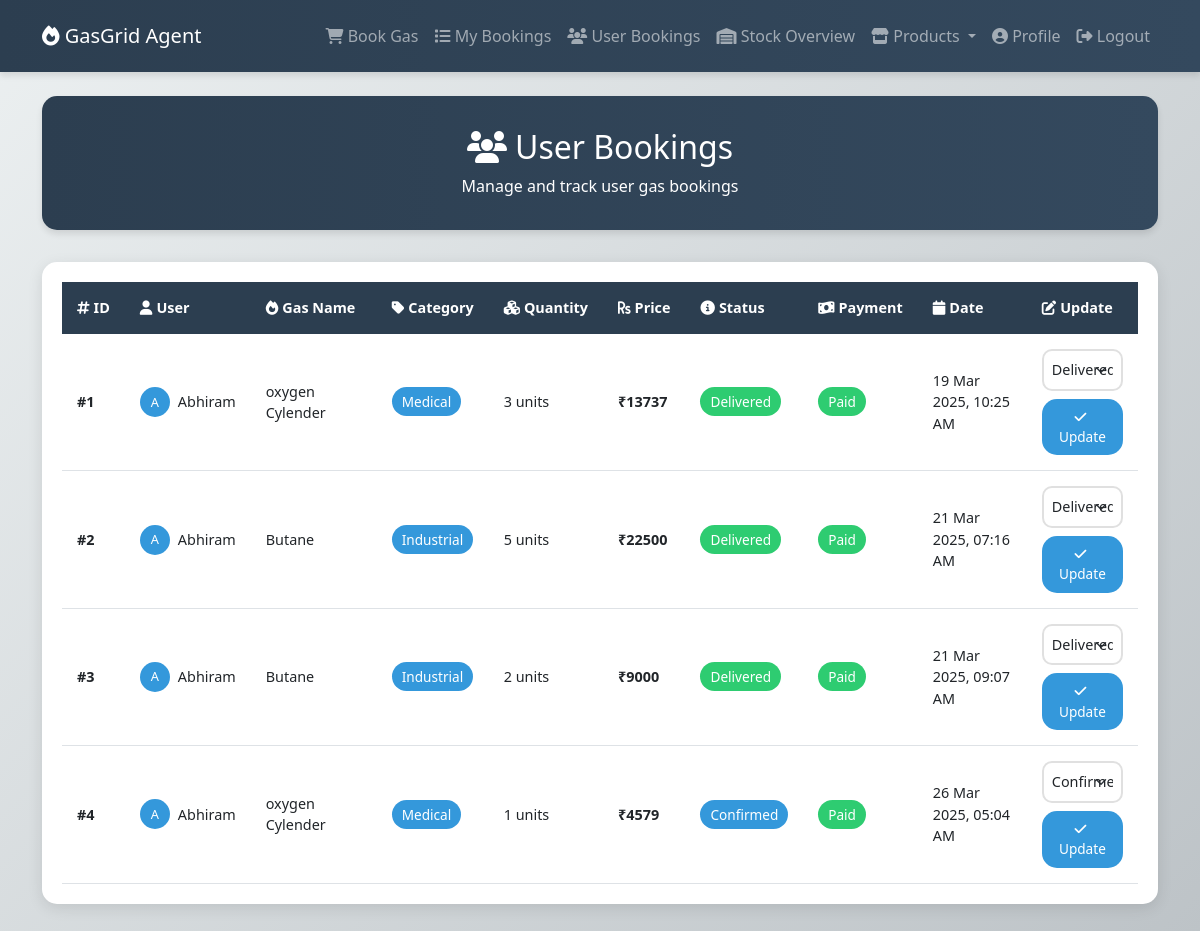
/Agent/agent/bookings/ (signed in), run on the app's committed database.
### User/models.py (models this page shows)
class UserBookGas(models.Model):
    PAYMENT_STATUS_CHOICES = [
        ('Pending', 'Pending'),
        ('Paid', 'Paid'),
        ('Failed', 'Failed'),
    ]
    BOOKING_STATUS_CHOICES = [
        ('Pending', 'Pending'),
        ('Confirmed', 'Confirmed'),
        ('Cancelled', 'Cancelled'),
        ( 'Delivered','Delivered'),
    ]
    user = models.ForeignKey(User, on_delete=models.CASCADE)  # Link to User model
    agent = models.ForeignKey(Agent, on_delete=models.CASCADE)
    gas_product = models.ForeignKey(Gas, on_delete=models.CASCADE)
    quantity = models.PositiveIntegerField()
    booking_date = models.DateTimeField(auto_now_add=True)
    booking_status = models.CharField(max_length=20, choices=BOOKING_STATUS_CHOICES, default='Pending')  # Track booking status
    payment_status = models.CharField(max_length=20, choices=PAYMENT_STATUS_CHOICES, default='Pending')  # Track payment status

class User(models.Model):
    name = models.CharField(max_length=150)
    email = models.EmailField(unique=True)
    phone_number = models.CharField(max_length=15)
    address = models.TextField(blank=True, null=True)
    latitude = models.FloatField(blank=True, null=True)
    longitude = models.FloatField(blank=True, null=True)
    profile_image = models.ImageField(upload_to='user_profiles/', blank=True, null=True)
    idproof_User = models.ImageField(upload_to='idproof_User/',)
    password = models.CharField(max_length=100)  # Stored in plain text (not secure)
    date_registered = models.DateTimeField(auto_now_add=True)

### Admin/models.py (models this page shows)
class Gas(models.Model):
    CATEGORY_CHOICES = [
        ('Industrial', 'Industrial'),
        ('Commercial', 'Commercial'),
        ('Medical', 'Medical'),
    ]
    name = models.CharField(max_length=200, unique=True)
    category = models.CharField(max_length=50, choices=CATEGORY_CHOICES)
    quantity = models.PositiveIntegerField(help_text="Quantity available in stock",null=True, blank=True)
    initial_quantity = models.PositiveIntegerField(help_text="Initial quantity added")
    weight= models.CharField(max_length=50)
    retailer_price = models.DecimalField(max_digits=10, decimal_places=2, help_text="Price per unit")
    added_on = models.DateTimeField(auto_now_add=True)

### Agent/views.py (the view, shortened to what this page needs)
# urls.py: path("agent/bookings/", views.agent_view_user_bookings, name="agent_view_user_bookings"),
def agent_view_user_bookings(request):
    if 'agid' not in request.session:
        messages.error(request, "You must be logged in as an agent!")
        return redirect("User:login")
    agent = Agent.objects.get(id=request.session['agid'])
    user_bookings = (
        UserBookGas.objects.filter(agent=agent)
        .select_related("user", "gas_product")
        .annotate(
            total_price=ExpressionWrapper(
                F("quantity") * F("gas_product__retailer_price"),
                output_field=DecimalField(max_digits=10, decimal_places=2),
            )
        )
    )
    return render(request, "Agent/agent_view_user_bookings.html", {"user_bookings": user_bookings})

### Agent/templates/Agent/agent_view_user_bookings.html (shortened to what this page needs)
<!DOCTYPE html>
<html lang="en">
<head>
    <link href="https://cdn.jsdelivr.net/npm/bootstrap@5.3.0/dist/css/bootstrap.min.css" rel="stylesheet">
    <link href="https://cdnjs.cloudflare.com/ajax/libs/font-awesome/6.4.0/css/all.min.css" rel="stylesheet">
</head>
<body>
        <nav class="navbar navbar-expand-lg navbar-dark sticky-top">
            <div class="container">
                <a class="navbar-brand" href="{% url 'Agent:agent_home'%}">
                    <i class="fas fa-fire"></i> GasGrid Agent
                </a>
                <div class="collapse navbar-collapse" id="navbarNav">
                    <ul class="navbar-nav ms-auto">
                        <li class="nav-item">
                            <a class="nav-link" href="{% url 'Agent:view_gas_products' %}">
                                <i class="fas fa-shopping-cart"></i> Book Gas
                            </a>
                        </li>
                        <li class="nav-item">
                            <a class="nav-link" href="{% url 'Agent:agent_bookings' %}">
                                <i class="fas fa-list"></i> My Bookings
                            </a>
                        </li>
                        <li class="nav-item">
                            <a class="nav-link" href="{% url 'Agent:agent_view_user_bookings' %}">
                                <i class="fas fa-users"></i> User Bookings
                            </a>
                        </li>
                        <li class="nav-item">
                            <a class="nav-link" href="{% url 'Agent:agent_stock_overview' %}">
                                <i class="fas fa-warehouse"></i> Stock Overview
                            </a>
                        </li>
                        <li class="nav-item dropdown">
                            <a class="nav-link dropdown-toggle" href="#" id="navbarDropdown" role="button" data-bs-toggle="dropdown">
                                <i class="fas fa-store"></i> Products
                            </a>
                        </li>
                        <li class="nav-item">
                            <a class="nav-link" href="{% url 'Agent:agent_profile' %}">
                                <i class="fas fa-user-circle"></i> Profile
                            </a>
                        </li>
                        <li class="nav-item">
                            <a class="nav-link" href="{% url 'User:index' %}">
                                <i class="fa-solid fa-right-from-bracket"></i> Logout
                            </a>
                        </li>
                    </ul>
                </div>
            </div>
        </nav>
    <div class="container mt-4">
        <div class="page-header text-center">
            <h2><i class="fas fa-users me-2"></i>User Bookings</h2>
            <p class="mb-0">Manage and track user gas bookings</p>
        </div>
        <div class="bookings-card">
            <div class="table-responsive">
                <table class="table">
                    <thead>
                        <tr>
                            <th><i class="fas fa-hashtag me-1"></i>ID</th>
                            <th><i class="fas fa-user me-1"></i>User</th>
                            <th><i class="fas fa-fire me-1"></i>Gas Name</th>
                            <th><i class="fas fa-tag me-1"></i>Category</th>
                            <th><i class="fas fa-cubes me-1"></i>Quantity</th>
                            <th><i class="fas fa-rupee-sign me-1"></i>Price</th>
                            <th><i class="fas fa-info-circle me-1"></i>Status</th>
                            <th><i class="fas fa-money-bill-wave me-1"></i>Payment</th>
                            <th><i class="fas fa-calendar me-1"></i>Date</th>
                            <th><i class="fas fa-edit me-1"></i>Update</th>
                        </tr>
                    </thead>
                    <tbody>
                        {% for booking in user_bookings %}
                        <tr>
                            <td class="booking-id">#{{ booking.id }}</td>
                            <td>
                                <div class="user-info">
                                    <div class="user-avatar">
                                        {{ booking.user.name|make_list|first|upper }}
                                    </div>
                                    <span>{{ booking.user.name }}</span>
                                </div>
                            </td>
                            <td>{{ booking.gas_product.name }}</td>
                            <td><span class="status-badge status-confirmed">{{ booking.gas_product.category }}</span></td>
                            <td>{{ booking.quantity }} units</td>
                            <td class="price-column">₹{{ booking.total_price }}</td>
                            <td>
                                <span class="status-badge
                                    {% if booking.booking_status == 'Pending' %}status-pending
                                    {% elif booking.booking_status == 'Confirmed' %}status-confirmed
                                    {% elif booking.booking_status == 'Delivered' %}status-delivered
                                    {% else %}status-cancelled{% endif %}">
                                    {{ booking.booking_status }}
                                </span>
                            </td>
                            <td>
                                {% if booking.payment_status == "Paid" %}
                                    <span class="status-badge status-delivered">Paid</span>
                                {% else %}
                                    <span class="status-badge status-pending">Pending</span>
                                {% endif %}
                            </td>
                            <td class="booking-date">{{ booking.booking_date|date:"d M Y, h:i A" }}</td>
                            <td>
                                <form method="post">
                                    <select name="status" class="form-select mb-2">
                                        <option value="Confirmed" {% if booking.booking_status == "Confirmed" %}selected{% endif %}>Confirmed</option>
                                        <option value="Delivered" {% if booking.booking_status == "Delivered" %}selected{% endif %}>Delivered</option>
                                    </select>
                                    <button type="submit" class="btn btn-update">
                                        <i class="fas fa-check me-1"></i>Update
                                    </button>
                                </form>
                            </td>
                        </tr>
                        {% endfor %}
                    </tbody>
                </table>
            </div>
        </div>
    </div>
</body>
</html>

### Agent/templates/Agent/agent_view_user_bookings.html (style rules this page uses)
:root { --primary-color: #2C3E50; --secondary-color: #34495E; --accent-color: #3498DB; --success-color: #2ECC71; --warning-color: #F1C40F; --danger-color: #E74C3C; --background-color: #ECF0F1; }
body { background: linear-gradient(135deg, #ECF0F1 0%, #BDC3C7 100%); font-family: 'Segoe UI', Tahoma, Geneva, Verdana, sans-serif; min-height: 100vh; }
.navbar { background: linear-gradient(to right, var(--primary-color), var(--secondary-color)); padding: 1rem 0; box-shadow: 0 4px 6px rgba(0,0,0,0.1); }
.page-header { background: linear-gradient(to right, var(--primary-color), var(--secondary-color)); color: white; padding: 2rem 0; margin-bottom: 2rem; border-radius: 15px; box-shadow: 0 4px 6px rgba(0,0,0,0.1); }
.bookings-card { background: white; border-radius: 15px; box-shadow: 0 4px 15px rgba(0,0,0,0.1); padding: 20px; margin-bottom: 30px; }
.table { margin-bottom: 0; }
.table thead th { background: var(--primary-color); color: white; padding: 15px; border: none; font-size: 0.9rem; white-space: nowrap; }
.table tbody td { padding: 15px; vertical-align: middle; font-size: 0.9rem; }
.table tbody tr { transition: all 0.3s ease; }
.booking-id { font-weight: 600; color: var(--primary-color); }
.status-badge { padding: 5px 10px; border-radius: 15px; font-size: 0.85rem; }
.status-confirmed { background: var(--accent-color); color: white; }
.status-delivered { background: var(--success-color); color: white; }
.form-select { border-radius: 10px; padding: 8px; border: 2px solid #e0e0e0; transition: all 0.3s ease; font-size: 0.9rem; }
.btn-update { background: var(--accent-color); color: white; border: none; padding: 8px 15px; border-radius: 15px; transition: all 0.3s ease; font-size: 0.85rem; width: 100%; }
.user-info { display: flex; align-items: center; gap: 8px; }
.user-avatar { width: 30px; height: 30px; background: var(--accent-color); border-radius: 50%; display: flex; align-items: center; justify-content: center; color: white; font-size: 0.8rem; font-weight: 500; }
.booking-date { color: #666; font-size: 0.85rem; }
.price-column { font-weight: 600; color: var(--primary-color); }

### data on the page
UserBookGas: id "1", user.name|make_list "A", user.name "Abhiram", gas_product.name "oxygen Cylender", gas_product.category "Medical", quantity "3", total_price "13737", booking_status "Delivered", payment_status "Paid", booking_date "19 Mar 2025, 10:25 AM", status "Delivered"
UserBookGas: id "2", user.name|make_list "A", user.name "Abhiram", gas_product.name "Butane", gas_product.category "Industrial", quantity "5", total_price "22500", booking_status "Delivered", payment_status "Paid", booking_date "21 Mar 2025, 07:16 AM", status "Delivered"
UserBookGas: id "3", user.name|make_list "A", user.name "Abhiram", gas_product.name "Butane", gas_product.category "Industrial", quantity "2", total_price "9000", booking_status "Delivered", payment_status "Paid", booking_date "21 Mar 2025, 09:07 AM", status "Delivered"
UserBookGas: id "4", user.name|make_list "A", user.name "Abhiram", gas_product.name "oxygen Cylender", gas_product.category "Medical", quantity "1", total_price "4579", booking_status "Confirmed", payment_status "Paid", booking_date "26 Mar 2025, 05:04 AM", status "Confirmed"
